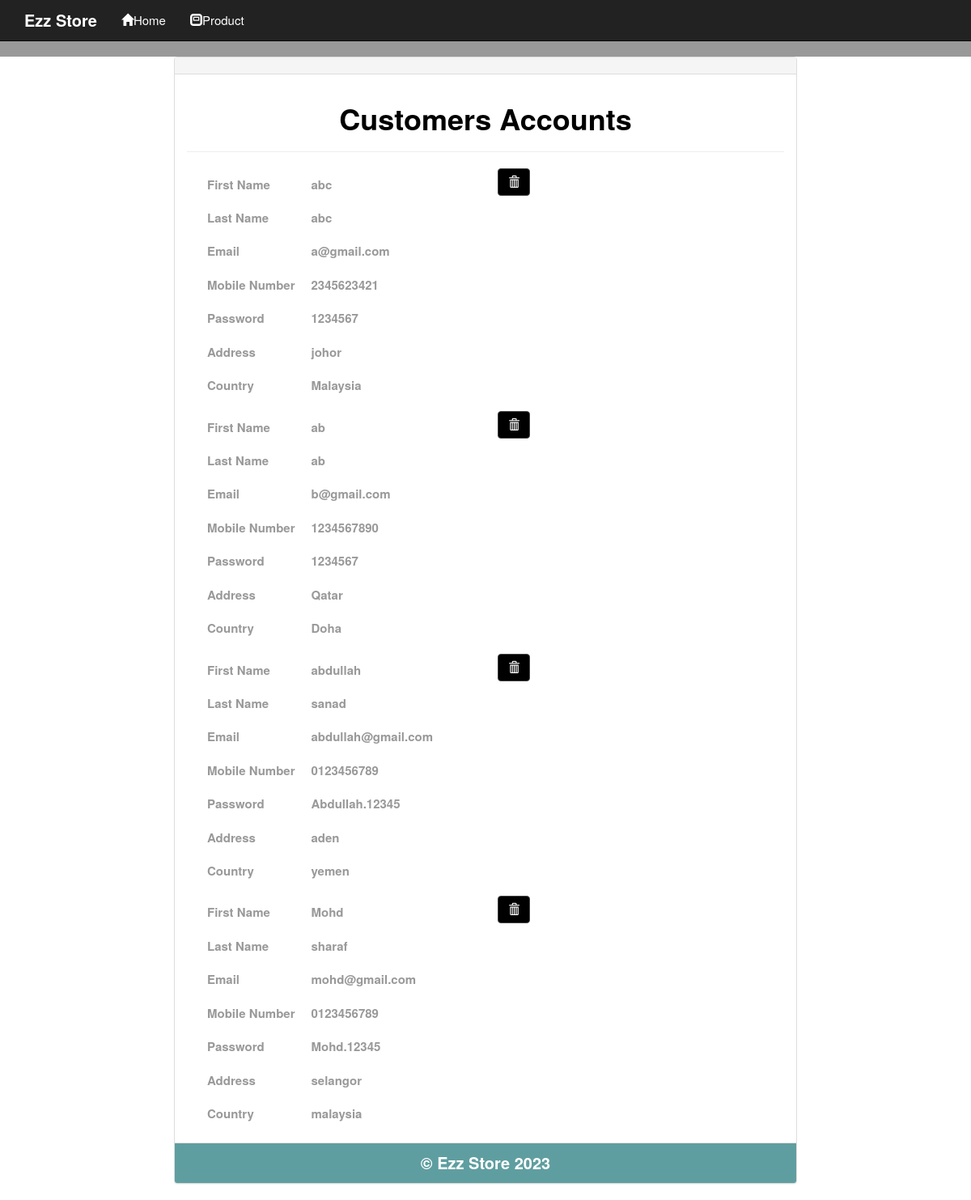
The page /customer_profile.php (signed in) on the database its author committed.
### tables this page shows
CREATE TABLE `user_info` (
  `user_id` int(10) NOT NULL,
  `first_name` varchar(100) NOT NULL,
  `last_name` varchar(100) NOT NULL,
  `email` varchar(300) NOT NULL,
  `password` varchar(300) NOT NULL,
  `mobile` varchar(10) NOT NULL,
  `address1` varchar(300) NOT NULL,
  `address2` varchar(11) NOT NULL
);

### customer_profile.php (the view, shortened to what this page needs)
<!DOCTYPE html>
<html>
	<head>
		<link rel="stylesheet" href="css/bootstrap.min.css"/>
	</head>
<body>
	<div class="navbar navbar-inverse navbar-fixed-top">
		<div class="container-fluid">
			<div class="navbar-header">
            <a href="index.php" class="navbar-brand">Ezz Store</a>
			</div>
			<ul class="nav navbar-nav">
				<li><a href="index.php"><span class="glyphicon glyphicon-home"></span>Home</a></li>
				<li><a href="index.php"><span class="glyphicon glyphicon-modal-window"></span>Product</a></li>
			</ul>
		</div>
	</div>
	<p><br/></p>
	<p><br/></p>
	<p><br/></p>
	<div class="container-fluid">
		<div class="row">
			<div class="col-md-2"></div>
			<div class="col-md-8">
				<div class="panel panel-default">
					<div class="panel-heading"></div>
					<div class="panel-body">
						<h1>Customers Accounts</h1>
						<hr/>
						<?php
							include_once("db.php");
							$user_id = $_SESSION["uid"];
							$orders_list = "SELECT * FROM user_info WHERE user_id !='$user_id' ";
							$query = mysqli_query($con,$orders_list);
							if (mysqli_num_rows($query) > 0) {
								while ($row=mysqli_fetch_array($query)) {
                                    $id = $row["user_id"]
									?>
										<div class="row">
											<div class="col-md-6">
												<table>
													<tr><td>First Name</td><td><b><?php echo $row["first_name"]; ?></b> </td></tr>
													<tr><td>Last Name</td><td><b><?php echo $row["last_name"]; ?></b></td></tr>
													<tr><td>Email</td><td><b><?php echo $row["email"]; ?></b></td></tr>
                                                    <tr><td>Mobile Number</td><td><b><?php echo $row["mobile"]; ?></b></td></tr>
													<tr><td>Password</td><td><b><?php echo $row["password"]; ?></b></td></tr>
                                                    <tr><td>Address</td><td><b><?php echo $row["address1"]; ?></b></td></tr>
                                                    <tr><td>Country</td><td><b><?php echo $row["address2"]; ?></b></td></tr>
												</table>
											</div>
                                            <?php echo'
                                                <div class="col-md-2">
                                                    <div class="btn-group">
                                                        <a href="#" remove_id="'.$id.'" class="btn btn-danger remove_user"><span class="glyphicon glyphicon-trash"></span></a>
                                                    </div>
                                                </div>';
                                                ?>
										</div>
									<?php
								}
							}
						?>
					</div>
					<div class="panel-footer">&copy; Ezz Store 2023</div>
				</div>
			</div>
			<div class="col-md-2"></div>
		</div>
	</div>
</body>
</html>

### customer_profile.php (style rules this page uses)
body { background: #999; }
.h1, h1 { font-size: 36px; color: #000; text-align: center; font-weight: bold; }
table tr td { padding:10px; }
.panel-footer { padding: 10px 15px; background-color: #999; border-top: 1px solid #ddd; border-bottom-right-radius: 3px; border-bottom-left-radius: 3px; text-align: center; font-size: 20px; font-weight: bold; }
.row { background: #fff; margin: 0 auto; color: #999; font-size: 15px; font-weight: bold; margin-top: 10px; }
p { margin:0; }
.panel-footer { padding: 10px 15px; background-color: cadetblue; border-top: 1px solid #ddd; border-bottom-right-radius: 3px; border-bottom-left-radius: 3px; text-align: center; color: #fff; }
.btn-danger { color: #fff; background-color: #000; border: 1px solid #444; }
.navbar>.container .navbar-brand, .navbar>.container-fluid .navbar-brand { margin-left: 15px; color: white; font-size: 20px; font-weight: bold; cursor: pointer; }
.container-fluid { padding-right: 0; padding-left: 0; margin-right: auto; margin-left: auto; }
.navbar-inverse .navbar-nav>li>a { color: #fff; font-size: 15px; }

### rows shown on the page
user_info: first_name "abc", last_name "abc", email "a@gmail.com", mobile "2345623421", password "1234567", address1 "johor", address2 "Malaysia"
user_info: first_name "ab", last_name "ab", email "b@gmail.com", mobile "1234567890", password "1234567", address1 "Qatar", address2 "Doha"
user_info: first_name "abdullah", last_name "sanad", email "abdullah@gmail.com", mobile "0123456789", password "Abdullah.12345", address1 "aden", address2 "yemen"
user_info: first_name "Mohd", last_name "sharaf", email "mohd@gmail.com", mobile "0123456789", password "Mohd.12345", address1 "selangor", address2 "malaysia"
